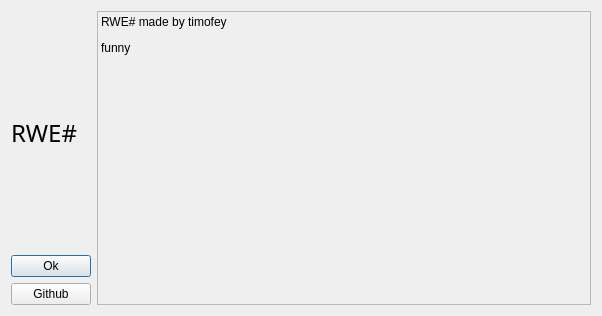
<?xml version="1.0" encoding="UTF-8"?>
<ui version="4.0">
 <class>About</class>
 <widget class="QDialog" name="About">
  <property name="geometry">
   <rect>
    <x>0</x>
    <y>0</y>
    <width>602</width>
    <height>316</height>
   </rect>
  </property>
  <property name="sizePolicy">
   <sizepolicy hsizetype="Minimum" vsizetype="Preferred">
    <horstretch>0</horstretch>
    <verstretch>0</verstretch>
   </sizepolicy>
  </property>
  <property name="windowTitle">
   <string>About</string>
  </property>
  <property name="windowIcon">
   <iconset theme="help-about"/>
  </property>
  <layout class="QGridLayout" name="gridLayout">
   <item row="0" column="2">
    <widget class="QLabel" name="label">
     <property name="sizePolicy">
      <sizepolicy hsizetype="Minimum" vsizetype="Preferred">
       <horstretch>2</horstretch>
       <verstretch>0</verstretch>
      </sizepolicy>
     </property>
     <property name="frameShape">
      <enum>QFrame::Shape::StyledPanel</enum>
     </property>
     <property name="frameShadow">
      <enum>QFrame::Shadow::Raised</enum>
     </property>
     <property name="text">
      <string>&lt;html&gt;&lt;head/&gt;&lt;body&gt;&lt;p&gt;RWE# made by timofey&lt;/p&gt;&lt;p&gt;funny&lt;/p&gt;&lt;/body&gt;&lt;/html&gt;</string>
     </property>
     <property name="textFormat">
      <enum>Qt::TextFormat::AutoText</enum>
     </property>
     <property name="alignment">
      <set>Qt::AlignmentFlag::AlignLeading|Qt::AlignmentFlag::AlignLeft|Qt::AlignmentFlag::AlignTop</set>
     </property>
     <property name="wordWrap">
      <bool>true</bool>
     </property>
    </widget>
   </item>
   <item row="0" column="0">
    <layout class="QVBoxLayout" name="verticalLayout">
     <property name="sizeConstraint">
      <enum>QLayout::SizeConstraint::SetDefaultConstraint</enum>
     </property>
     <item>
      <widget class="QFrame" name="frame">
       <property name="sizePolicy">
        <sizepolicy hsizetype="Expanding" vsizetype="Expanding">
         <horstretch>0</horstretch>
         <verstretch>0</verstretch>
        </sizepolicy>
       </property>
       <property name="minimumSize">
        <size>
         <width>50</width>
         <height>50</height>
        </size>
       </property>
       <property name="cursor">
        <cursorShape>CrossCursor</cursorShape>
       </property>
       <property name="styleSheet">
        <string notr="true">image: url(:/icons/icon.svg);</string>
       </property>
       <property name="frameShape">
        <enum>QFrame::Shape::NoFrame</enum>
       </property>
       <property name="frameShadow">
        <enum>QFrame::Shadow::Plain</enum>
       </property>
       <property name="lineWidth">
        <number>0</number>
       </property>
      </widget>
     </item>
     <item>
      <widget class="QLabel" name="label_2">
       <property name="font">
        <font>
         <family>Rodondo</family>
         <pointsize>18</pointsize>
         <kerning>true</kerning>
        </font>
       </property>
       <property name="text">
        <string>RWE#</string>
       </property>
       <property name="scaledContents">
        <bool>false</bool>
       </property>
       <property name="alignment">
        <set>Qt::AlignmentFlag::AlignLeading|Qt::AlignmentFlag::AlignLeft|Qt::AlignmentFlag::AlignVCenter</set>
       </property>
      </widget>
     </item>
     <item>
      <spacer name="verticalSpacer">
       <property name="orientation">
        <enum>Qt::Orientation::Vertical</enum>
       </property>
       <property name="sizeType">
        <enum>QSizePolicy::Policy::Expanding</enum>
       </property>
       <property name="sizeHint" stdset="0">
        <size>
         <width>20</width>
         <height>40</height>
        </size>
       </property>
      </spacer>
     </item>
     <item>
      <widget class="QPushButton" name="pushButton">
       <property name="text">
        <string>Ok</string>
       </property>
      </widget>
     </item>
     <item>
      <widget class="QPushButton" name="pushButton_2">
       <property name="text">
        <string>Github</string>
       </property>
      </widget>
     </item>
    </layout>
   </item>
  </layout>
 </widget>
 <resources>
  <include location="../../../resources/res.qrc"/>
 </resources>
 <connections>
  <connection>
   <sender>pushButton</sender>
   <signal>clicked()</signal>
   <receiver>About</receiver>
   <slot>accept()</slot>
   <hints>
    <hint type="sourcelabel">
     <x>75</x>
     <y>265</y>
    </hint>
    <hint type="destinationlabel">
     <x>108</x>
     <y>274</y>
    </hint>
   </hints>
  </connection>
 </connections>
</ui>
